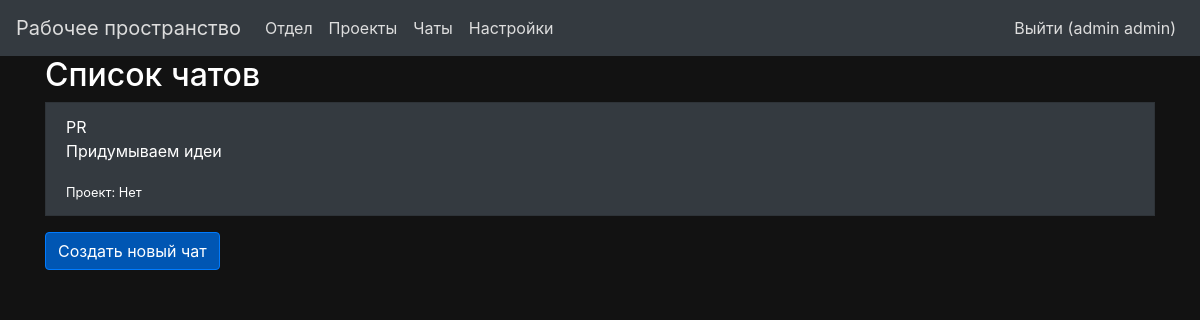
/chats (signed in), run on an earlier commit of the app's database.
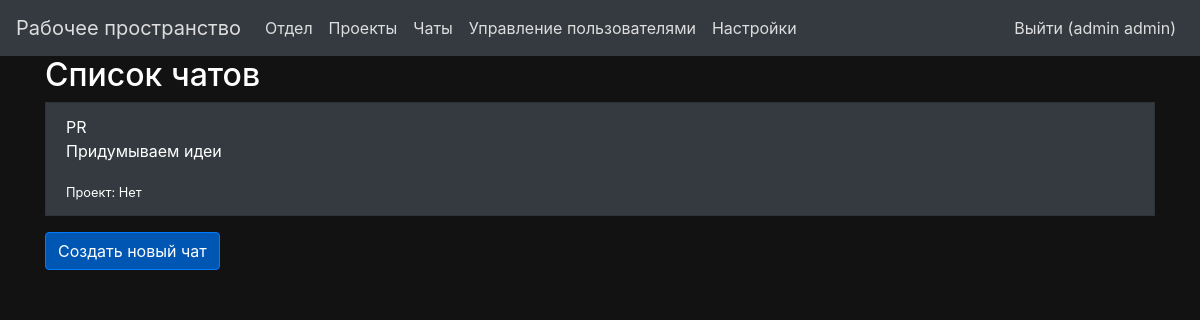
And on a later commit of the database.
### app/views.py (the view)
@app.route('/chats')
@login_required
def chat_list():
    chats = Chat.query.all()
    return render_template('chat_list.html', chats=chats, theme_value=get_theme_value())

### app/__init__.py (called while the page is built)
@login_manager.user_loader
def load_user(user_id):
    return models.User.query.get(int(user_id))

### app/views.py (called while the page is built)
def get_theme_value():
    if current_user.is_authenticated:  # Проверяем, аутентифицирован ли пользователь
        theme_setting = Setting.query.filter_by(user_id=current_user.id, key='theme').first()
        return theme_setting.value == 'dark' if theme_setting else False
    return False  # Если пользователь не аутентифицирован, возвращаем значение по умолчанию

### app/templates/chat_list.html
{% extends "base.html" %}
{% block content %}
<h2>Список чатов</h2>
<ul class="list-group ">
{% for chat in chats %}
<a href="{{ url_for('chat', chat_id=chat.id) }}">
   <li class="list-group-item {{ 'bg-dark' if theme_value else 'bg-light' }}">
       {{ chat.title }}
       <p>{{ chat.description }}</p>
       <small>Проект: {{ chat.project.title if chat.project else 'Нет' }}</small>
   </li>
</a>
{% else %}
   <li class="list-group-item {{ 'bg-dark' if theme_value else 'bg-light' }}">Нет доступных чатов.</li>
{% endfor %}
</ul>
<a href="{{ url_for('new_chat') }}" class="btn btn-primary mt-3">Создать новый чат</a>
{% endblock %}

### app/templates/base.html (shortened to what this page needs)
<!DOCTYPE html>
<html lang="en">
<head>
    <link rel="stylesheet" href="https://stackpath.bootstrapcdn.com/bootstrap/4.5.2/css/bootstrap.min.css">
    <link rel="stylesheet" href="{{ url_for('static', filename='css/styles.css') }}">
</head>
<body class="{{ 'dark' if theme_value else 'light' }}">
    <nav class="navbar navbar-expand-lg {{ 'bg-dark text-light' if theme_value else 'bg-light navbar-light' }}">
        <a class="navbar-brand" href="{{ url_for('index') }}">Рабочее пространство</a>
        <div class="collapse navbar-collapse" id="navbarNav">
            <ul class="navbar-nav mr-auto">
                <li class="nav-item"><a class="nav-link" href="{{ url_for('new_department') }}">Отдел</a></li>
                <li class="nav-item"><a class="nav-link" href="{{ url_for('new_project') }}">Проекты</a></li>
                <li class="nav-item"><a class="nav-link" href="{{ url_for('chat_list') }}">Чаты</a></li>
                {% if current_user.is_authenticated and current_user.role_id == 1 %}
                <li class="nav-item"><a class="nav-link" href="{{ url_for('users') }}">Управление пользователями</a>
                </li>
                {% endif %}
                <li class="nav-item"><a class="nav-link" href="{{ url_for('settings') }}">Настройки</a></li>
            </ul>
            <ul class="navbar-nav ml-auto">
                {% if current_user.is_authenticated %}
                <li class="nav-item"><a class="nav-link" href="{{ url_for('logout') }}">Выйти ({{ current_user.name
                        }})</a></li>
                {% else %}
                <li class="nav-item"><a class="nav-link" href="{{ url_for('register') }}">Регистрация</a></li>
                <li class="nav-item"><a class="nav-link" href="{{ url_for('login') }}">Войти</a></li>
                {% endif %}
            </ul>
        </div>
    </nav>
    <div class="container">
        {% block content %}
        {% endblock %}
    </div>
</body>
</html>

What changed in the data, as far as the page shows it:
changed User "admin admin": role_id 3 → 1 (drawn)
Also different on the page:
text now shown: "Управление пользователями"
